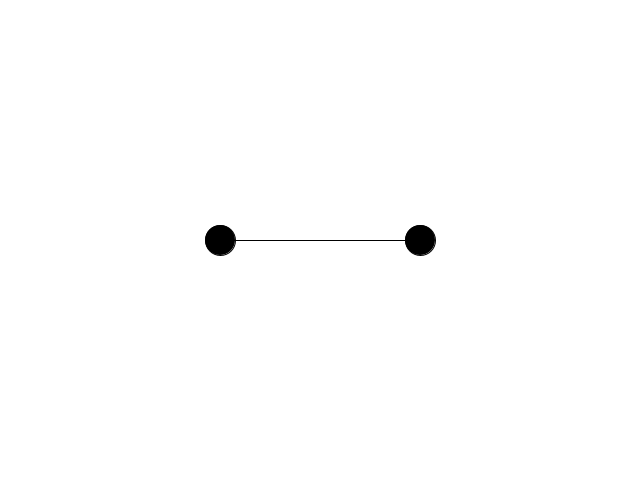
Frame 1 (no input)
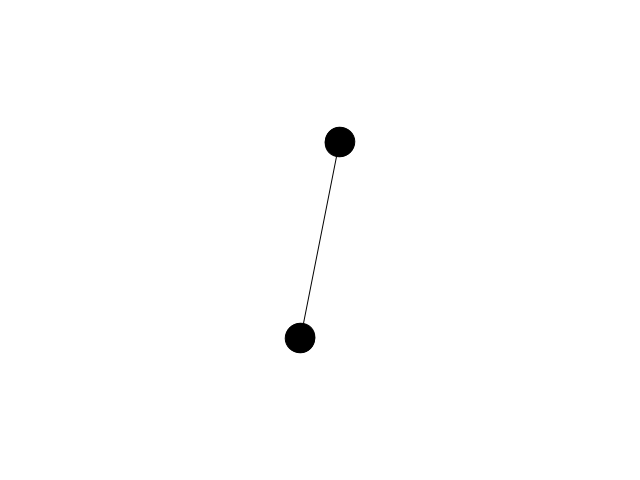
Frame 60 (the mouse pressed at the canvas centre just before this capture)
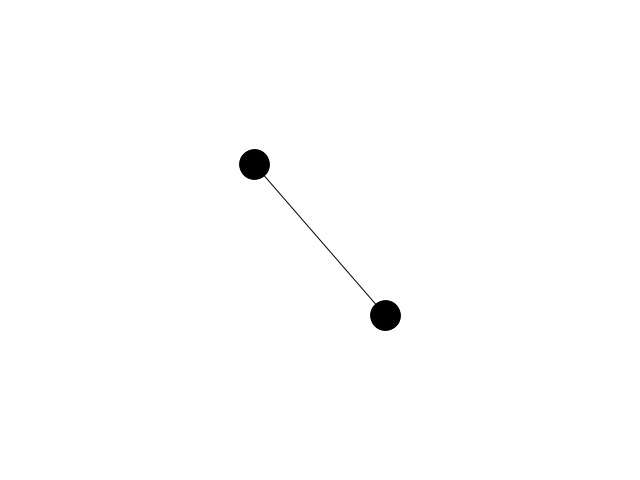
Frame 120 (the mouse held since frame 60 and released just before this capture)

The Processing sketch that drew these frames (run headless with seeded random() and noise(); from frame 60 on, the mouse is pressed at the canvas centre):

// Processing sketch: example3_1
// ── example3_1.pde
float angle = 0;
float aVelocity = 0;
float aAcceleration = 0.001;

void setup()
{
  size(640, 480);
  stroke(0);
  fill(0);
}

void draw()
{
  background(255);
  translate(width/2, height/2);
  rotate(angle);

  line(-100, 0, 100, 0);
  ellipse(-100, 0, 30, 30);
  ellipse(100, 0, 30, 30);
  
  aVelocity += aAcceleration;
  angle += aVelocity;
}
